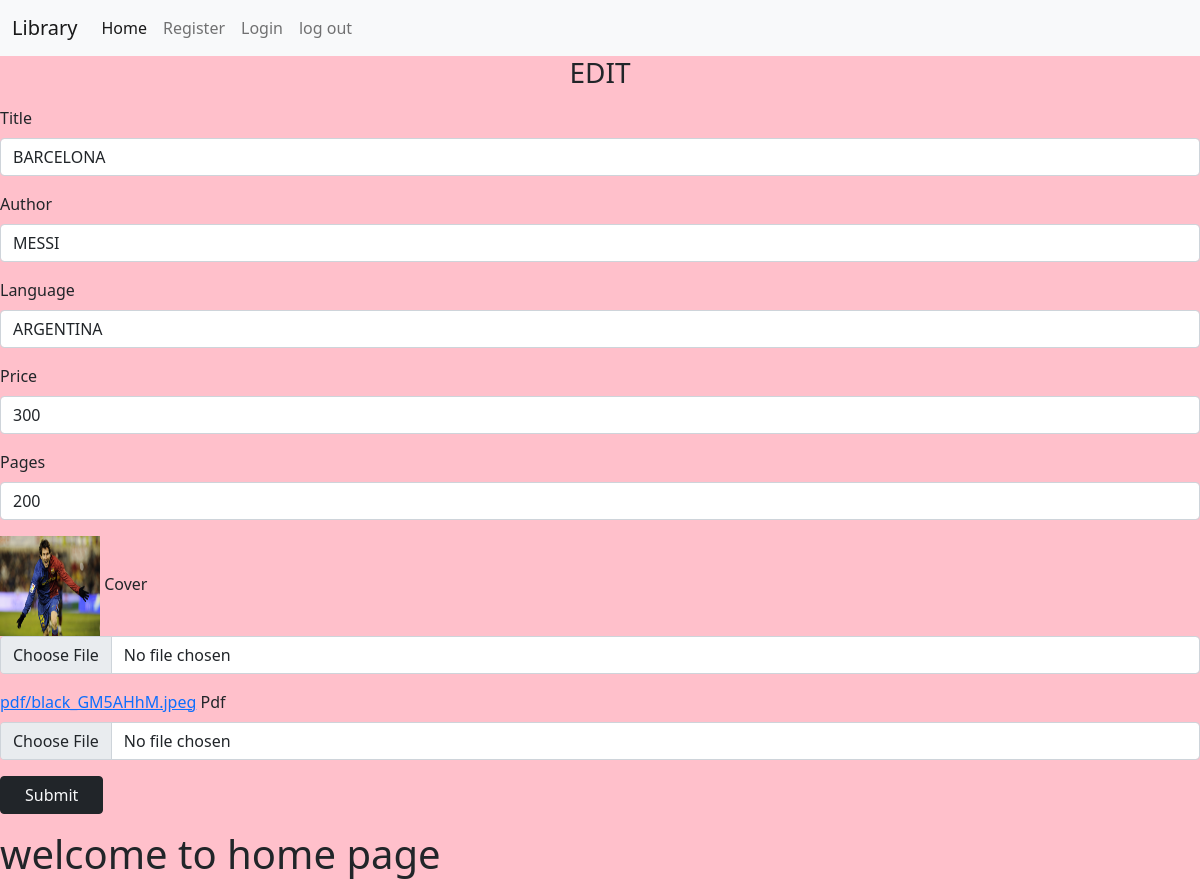
The app's page /edit/7 with its own data.
### books/models.py (models this page shows)
class Book(models.Model):          #database model defintion
    title = models.CharField(max_length=20)
    author = models.CharField(max_length=20)
    language = models.CharField(max_length=20)
    price = models.IntegerField()
    pages = models.IntegerField()
    cover = models.ImageField(upload_to="images")
    pdf = models.FileField(upload_to="pdf")

### books/views.py (the view, shortened to what this page needs)
# urls.py: path('edit/<int:p>',views.edit,name="edit"),
def edit(request,p):
    b=Book.objects.get(id=p)
    context={'book':b}
    return render(request,'edit.html',context)

### templates/edit.html (shortened to what this page needs)
{% extends 'base.html' %}
{% load static %}
{% block content %}
<h3 class="text-center">EDIT</h3>
<form method="POST"  enctype="multipart/form-data">
    <div class="mb-3">
  <label  class="form-label">Title</label>
  <input type="text" class="form-control"   name="t" value="{{book.title}}" placeholder="Enter the title">
</div>
    <div class="mb-3">
  <label  class="form-label">Author</label>
  <input type="text" class="form-control" name="a" value="{{book.author}}" placeholder="Enter the author">
</div>
    <div class="mb-3">
  <label class="form-label">Language</label>
  <input type="text" class="form-control" name="l" value="{{book.language}}" placeholder="Enter the language">
</div>
    <div class="mb-3">
  <label class="form-label">Price</label>
  <input type="number" class="form-control" name="p" value="{{book.price}}" placeholder="Enter the price">
</div>
    <div class="mb-3">
  <label class="form-label">Pages</label>
  <input type="number" class="form-control" name="pa" value="{{book.pages}}" placeholder="Enter the pages">
</div>
     <div class="mb-3">
         <img src="{{book.cover.url}}" height="100px" width="100px">
  <label class="form-label">Cover</label>
  <input type="file" class="form-control" name="c">
</div>
    <div class="mb-3">
        <a href="{{book.pdf.url}}">{{book.pdf}}</a>
  <label class="form-label">Pdf</label>
  <input type="file" class="form-control" name="pd">
</div>
    <div class="mb-3">
  <input type="submit" class="btn btn-dark text-light px-4">
</div>
</form>
{% endblock %}

### static/css/style.css (style rules this page uses)
body { background-color:pink; }

### records on screen
Book: t "BARCELONA", a "MESSI", l "ARGENTINA", p "300", pa "200", cover (picture), pdf "pdf/black_GM5AHhM.jpeg"
